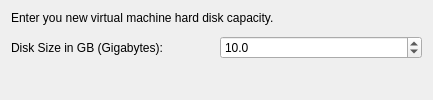
     <widget class="QWidget" name="Typical_HDD_Page">
      <layout class="QGridLayout" name="gridLayout_9">
       <item row="0" column="0">
        <widget class="QLabel" name="Label_Typical_HDD">
         <property name="text">
          <string>Enter you new virtual machine hard disk capacity.</string>
         </property>
        </widget>
       </item>
       <item row="1" column="0">
        <spacer name="verticalSpacer_4">
         <property name="orientation">
          <enum>Qt::Vertical</enum>
         </property>
         <property name="sizeType">
          <enum>QSizePolicy::Fixed</enum>
         </property>
         <property name="sizeHint" stdset="0">
          <size>
           <width>20</width>
           <height>5</height>
          </size>
         </property>
        </spacer>
       </item>
       <item row="2" column="0">
        <layout class="QHBoxLayout" name="horizontalLayout_5">
         <item>
          <widget class="QLabel" name="Label_HDD_Size">
           <property name="text">
            <string>Disk Size in GB (Gigabytes):</string>
           </property>
          </widget>
         </item>
         <item>
          <widget class="QDoubleSpinBox" name="SB_HDD_Size">
           <property name="decimals">
            <number>1</number>
           </property>
           <property name="minimum">
            <double>0.100000000000000</double>
           </property>
           <property name="maximum">
            <double>500.000000000000000</double>
           </property>
           <property name="value">
            <double>10.000000000000000</double>
           </property>
          </widget>
         </item>
        </layout>
       </item>
       <item row="3" column="0">
        <spacer name="s13">
         <property name="orientation">
          <enum>Qt::Vertical</enum>
         </property>
         <property name="sizeHint" stdset="0">
          <size>
           <width>411</width>
           <height>21</height>
          </size>
         </property>
        </spacer>
       </item>
      </layout>
     </widget>
